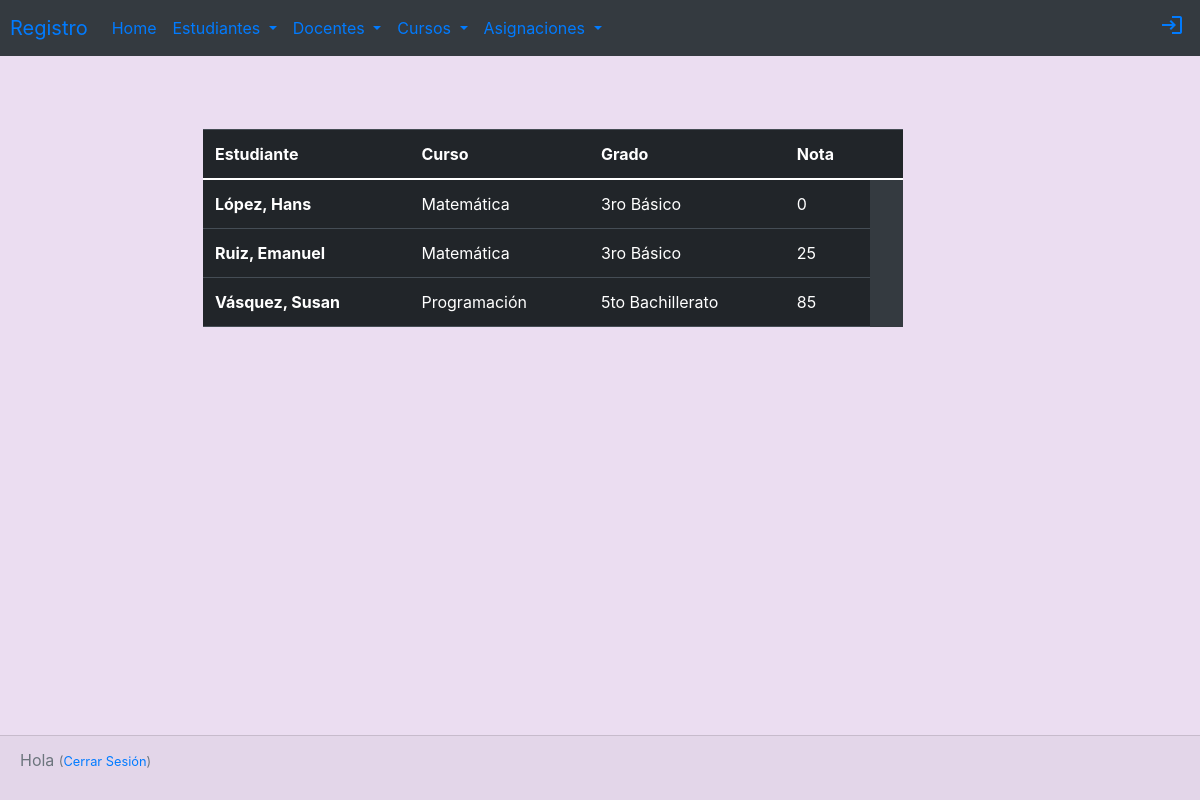
/asignaciones/, run on an earlier commit of the app's database.
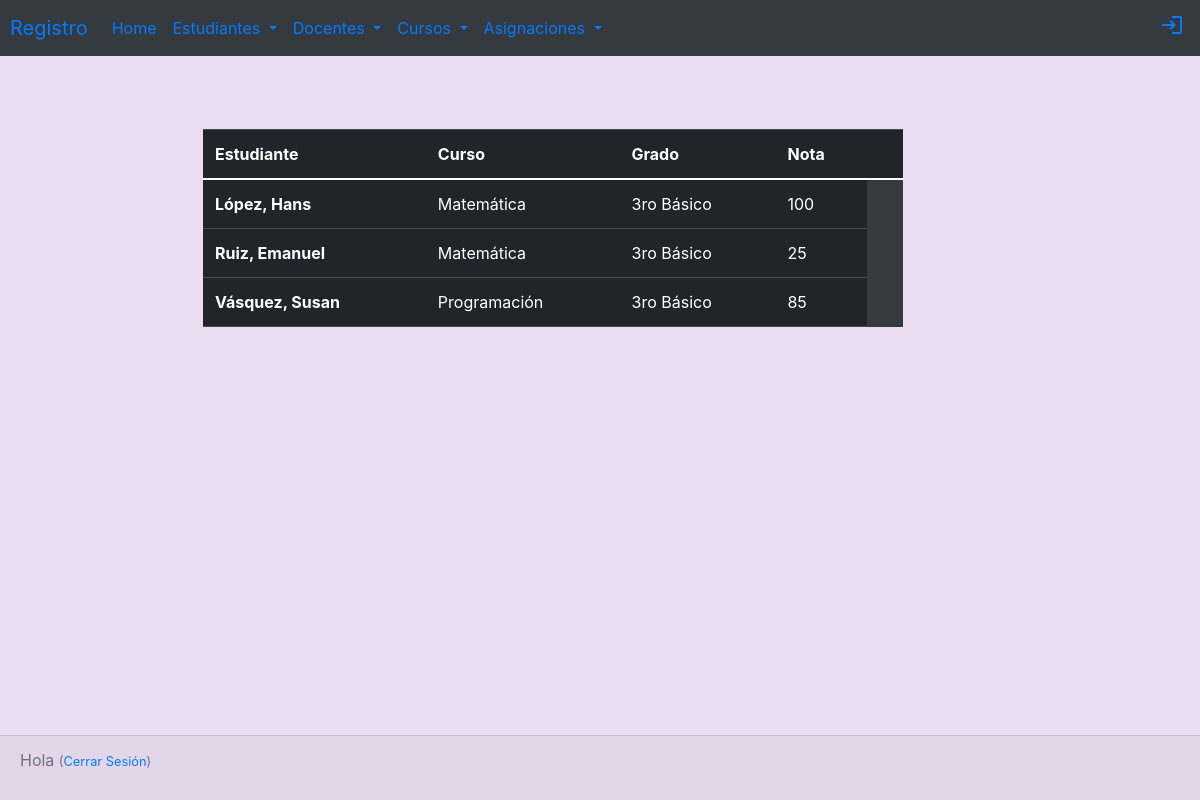
And on a later commit of the database.
### registro/models.py (models this page shows, shortened)
class Asignacion(models.Model):
    cod = models.CharField(max_length=25)
    estudiate= models.ForeignKey(Estudiante, related_name='Estudiante', on_delete=models.CASCADE)
    curso= models.ForeignKey(Curso, related_name='Curso',on_delete=models.CASCADE)
    nota = models.CharField(max_length=3)

class Curso(models.Model):
    codigo= models.CharField(max_length=25)
    nombre=models.CharField(max_length=50)
    docente = models.ForeignKey(Docente, related_name='Docente', on_delete=models.CASCADE)
    grado = models.ForeignKey(Grado, related_name='Grado',on_delete=models.CASCADE)

class Grado(models.Model):
    nombre= models.CharField(max_length=50)
    def __str__(self):
        return self.nombre

class Estudiante(models.Model):
    nombres= models.CharField(max_length=100)
    apellidos= models.CharField(max_length=100)
    fecha_nac= models.DateField()
    noCarnet= models.CharField(max_length=10)
    grado= models.ForeignKey(Grado, related_name='GradoEst', on_delete=models.CASCADE)
    seccion = models.ForeignKey(Seccion, related_name='Sección', on_delete=models.CASCADE)

### registro/views.py (the view)
# urls.py: path('asignaciones/', views.asignaciones, name='asignaciones'),
def asignaciones(request):
    asignaciones = Asignacion.objects.all().order_by('curso')
    return render(request, 'registro/asignaciones.html', {'asignaciones':asignaciones})

### registro/templates/registro/asignaciones.html (shortened to what this page needs)
{% extends 'registro/base.html' %}
{% block content %}
<div class="container tabla">
    <table class="table table-dark tabla">
      <thead>
        <tr>
          <th scope="col">Estudiante</th>
          <th scope="col">Curso</th>
          <th scope="col">Grado</th>
          <th scope="col">Nota</th>
          <th scope="col"></th>
        </tr>
      </thead>
      <tbody>
      {% for asignacion in asignaciones %}
      <tr>
        <th scope="row">{{asignacion.estudiate.apellidos}}, {{asignacion.estudiate.nombres}}</th>
        <td>{{asignacion.curso.nombre}}</td>
        <td>{{asignacion.curso.grado}}</td>
        <td>{{asignacion.nota}}</td>
      </tr>
      {% endfor %}
    {%endblock %}

What changed in the data, as far as the page shows it:
changed Asignacion "López": nota "0" → "100"
changed through a linked row, Asignacion "Vásquez": curso.grado "5to Bachillerato" → "3ro Básico"
